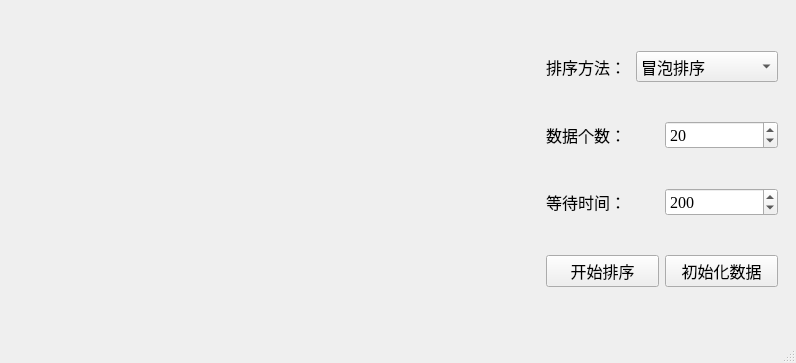
<?xml version="1.0" encoding="UTF-8"?>
<ui version="4.0">
 <class>VisualizeSort</class>
 <widget class="QMainWindow" name="VisualizeSort">
  <property name="geometry">
   <rect>
    <x>0</x>
    <y>0</y>
    <width>796</width>
    <height>363</height>
   </rect>
  </property>
  <property name="windowTitle">
   <string>VisualizeSort</string>
  </property>
  <widget class="QWidget" name="centralwidget">
   <layout class="QGridLayout" name="gridLayout">
    <item row="0" column="0">
     <widget class="QWidget" name="canvasPanel" native="true">
      <property name="styleSheet">
       <string notr="true"/>
      </property>
     </widget>
    </item>
    <item row="0" column="1">
     <widget class="QWidget" name="controlPanel" native="true">
      <property name="minimumSize">
       <size>
        <width>250</width>
        <height>300</height>
       </size>
      </property>
      <property name="maximumSize">
       <size>
        <width>250</width>
        <height>16777215</height>
       </size>
      </property>
      <layout class="QVBoxLayout" name="verticalLayout">
       <item>
        <layout class="QHBoxLayout" name="meansSelect">
         <item>
          <widget class="QLabel" name="meansLabel">
           <property name="font">
            <font>
             <family>宋体</family>
             <pointsize>12</pointsize>
            </font>
           </property>
           <property name="text">
            <string>排序方法：</string>
           </property>
          </widget>
         </item>
         <item>
          <widget class="QComboBox" name="meansCombo">
           <property name="font">
            <font>
             <family>宋体</family>
             <pointsize>12</pointsize>
            </font>
           </property>
           <property name="editable">
            <bool>false</bool>
           </property>
           <property name="maxVisibleItems">
            <number>10</number>
           </property>
           <item>
            <property name="text">
             <string>冒泡排序</string>
            </property>
           </item>
           <item>
            <property name="text">
             <string>优化的冒泡排序</string>
            </property>
           </item>
           <item>
            <property name="text">
             <string>鸡尾酒排序</string>
            </property>
           </item>
           <item>
            <property name="text">
             <string>快速排序</string>
            </property>
           </item>
           <item>
            <property name="text">
             <string>直接插入排序</string>
            </property>
           </item>
           <item>
            <property name="text">
             <string>二分插入排序</string>
            </property>
           </item>
           <item>
            <property name="text">
             <string>希尔排序</string>
            </property>
           </item>
           <item>
            <property name="text">
             <string>计数排序</string>
            </property>
           </item>
           <item>
            <property name="text">
             <string>猴子排序</string>
            </property>
           </item>
           <item>
            <property name="text">
             <string>基数排序</string>
            </property>
           </item>
           <item>
            <property name="text">
             <string>归并排序</string>
            </property>
           </item>
          </widget>
         </item>
        </layout>
       </item>
       <item>
        <layout class="QHBoxLayout" name="number">
         <item>
          <widget class="QLabel" name="numberLabel">
           <property name="font">
            <font>
             <family>宋体</family>
             <pointsize>12</pointsize>
            </font>
           </property>
           <property name="text">
            <string>数据个数：</string>
           </property>
          </widget>
         </item>
         <item>
          <widget class="QSpinBox" name="numberSpin">
           <property name="font">
            <font>
             <family>Times New Roman</family>
             <pointsize>12</pointsize>
            </font>
           </property>
           <property name="minimum">
            <number>1</number>
           </property>
           <property name="value">
            <number>20</number>
           </property>
          </widget>
         </item>
        </layout>
       </item>
       <item>
        <layout class="QHBoxLayout" name="sleepTime">
         <item>
          <widget class="QLabel" name="timeLabel">
           <property name="font">
            <font>
             <family>宋体</family>
             <pointsize>12</pointsize>
            </font>
           </property>
           <property name="text">
            <string>等待时间：</string>
           </property>
          </widget>
         </item>
         <item>
          <widget class="QSpinBox" name="timeSpin">
           <property name="font">
            <font>
             <family>Times New Roman</family>
             <pointsize>12</pointsize>
            </font>
           </property>
           <property name="maximum">
            <number>999999999</number>
           </property>
           <property name="value">
            <number>200</number>
           </property>
          </widget>
         </item>
        </layout>
       </item>
       <item>
        <layout class="QHBoxLayout" name="controlButton">
         <item>
          <widget class="QPushButton" name="startButton">
           <property name="font">
            <font>
             <family>宋体</family>
             <pointsize>12</pointsize>
            </font>
           </property>
           <property name="text">
            <string>开始排序</string>
           </property>
          </widget>
         </item>
         <item>
          <widget class="QPushButton" name="initializeButton">
           <property name="font">
            <font>
             <family>宋体</family>
             <pointsize>12</pointsize>
            </font>
           </property>
           <property name="text">
            <string>初始化数据</string>
           </property>
          </widget>
         </item>
        </layout>
       </item>
      </layout>
     </widget>
    </item>
   </layout>
  </widget>
  <widget class="QMenuBar" name="menubar">
   <property name="geometry">
    <rect>
     <x>0</x>
     <y>0</y>
     <width>796</width>
     <height>23</height>
    </rect>
   </property>
  </widget>
  <widget class="QStatusBar" name="statusbar"/>
 </widget>
 <resources/>
 <connections/>
</ui>
